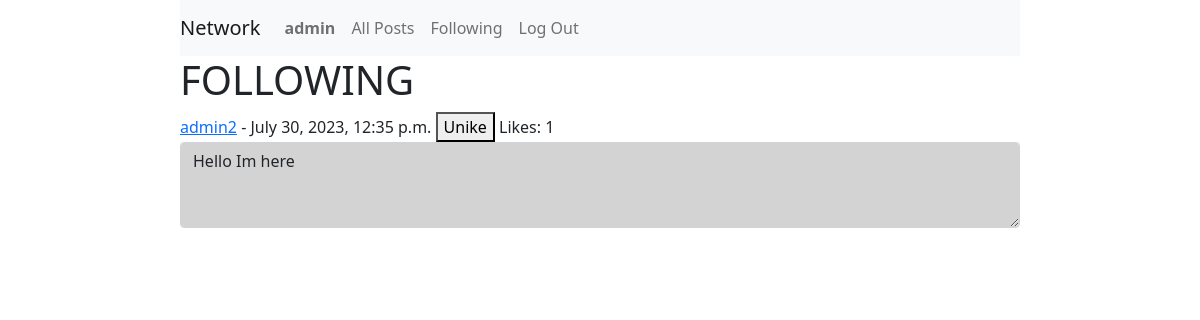
Page /following (signed in) on the earlier database version.
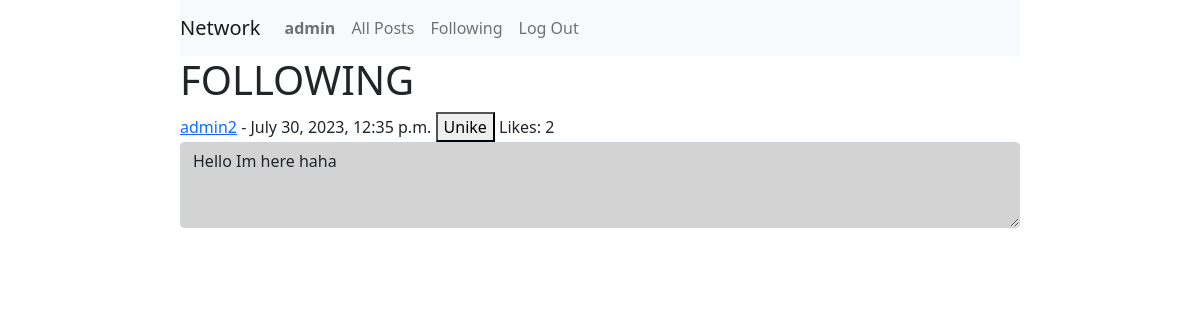
Same page on the later database version.
### network/models.py (models this page shows, shortened)
class Post(models.Model):
    content = models.TextField(max_length=600)
    author = models.ForeignKey(User, on_delete=models.CASCADE)
    timestamp = models.DateTimeField(auto_now_add=True)
    likes = models.IntegerField(default=0)

class User(AbstractUser):
    pass

### network/views.py (the view)
# urls.py: path("following", views.following, name="following"),
def following(request):
    current_user = User.objects.get(id=request.user.id)
    followed_by_user = Follow.objects.filter(user=current_user)
    followed_post = []
    all_posts = Post.objects.all().order_by("-timestamp")
    for post in all_posts:
        for user in followed_by_user:
            if user.followed == post.author:
                followed_post.append(post)
    paginator = Paginator(followed_post, 10)
    page_number = request.GET.get('p')
    posts = paginator.get_page(page_number)
    likes = Like.objects.all()
    liked = []
    for like in likes:
        if like.user.id == request.user.id:
            liked.append(like.post.id)
    like = []
    for post in posts:
        like_on_post = Like.objects.filter(post=post).count()
        post.likes = like_on_post
        post.save()
    return render(request, "network/following.html",{
        "posts": posts,
        'liked': liked
    })

### network/templates/network/following.html (shortened to what this page needs)
{% extends "network/layout.html" %} {% block body %}
 {%if user.is_authenticated%}
<h1>FOLLOWING</h1>
<div>
  {% for post in posts %}
  <div>
    <label for="post-content"> <a href="{% url 'profile' post.author.id %}">{{post.author}}</a> - {{post.timestamp}}</label>
    {%if user.is_authenticated%}
      {% if post.id in liked %}
        <button id="{{post.id}}" onclick="LikeBtnClicked({{post.id}})">Unike</button>
      {% else %}
        <button id="{{post.id}}" onclick="LikeBtnClicked({{post.id}})">Like</button>
      {% endif %}
    {%endif%}
    <span id="numbers_of_like_{{post.id}}">Likes: {{post.likes}}</span>
    <textarea
      name="post-content"
      style="background-color: lightgray"
      class="form-control"
      id="post-content-{{post.id}}"
      rows="3"
      readonly>{{post.content}}</textarea>
  </div>
</div>
{% endfor %}
<nav
  aria-label="Page navigation example"
  class="d-flex justify-content-center mt-2"
>
</nav>
{% endif %}
{% endblock %}

Differences in the rows shown:
changed Post "admin2": likes "1" → "2"; post-content "Hello Im here" → "Hello Im here haha"
